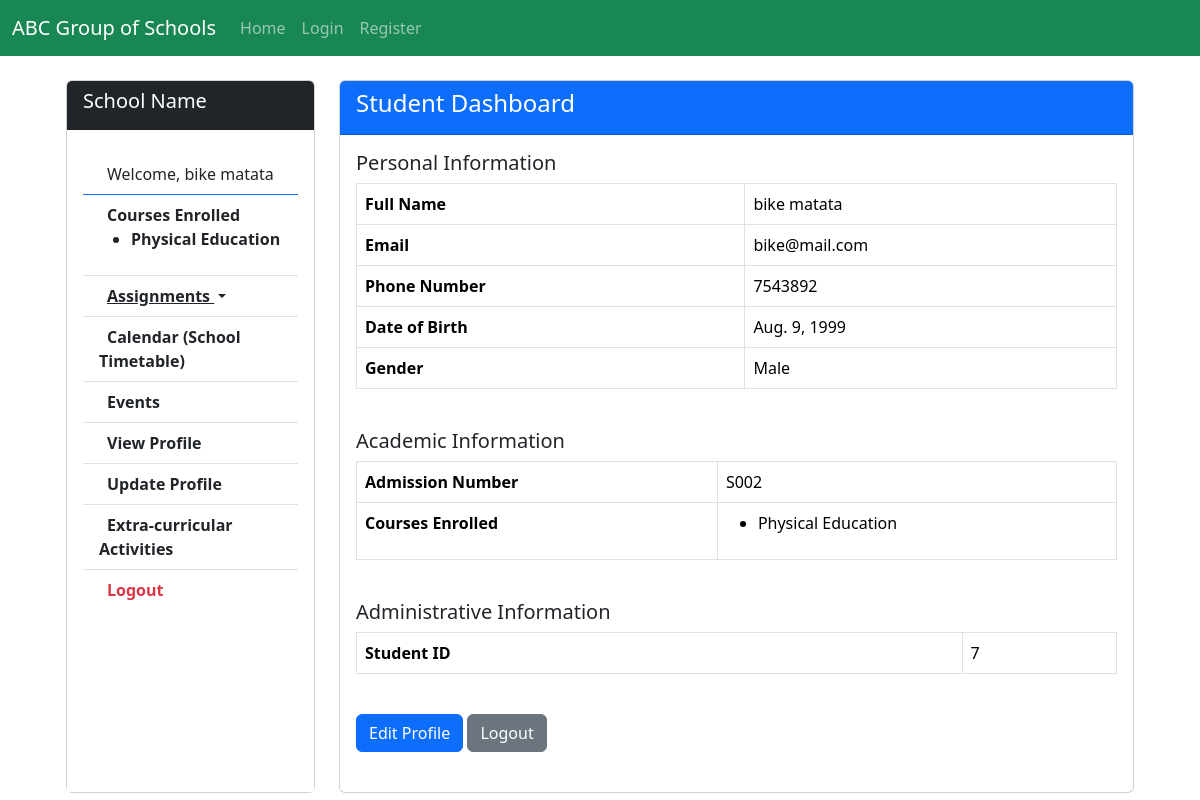
/student/student_dashboard/2, run on the app's committed database.
### student_management_app/models.py (models this page shows, shortened)
class Student(models.Model):
    user = models.OneToOneField(User, on_delete=models.CASCADE, null=False, blank=True)
    first_name = models.CharField(max_length=30)
    last_name = models.CharField(max_length=30)
    date_of_birth = models.DateField()
    admission_number = models.CharField(max_length=20, unique=True)
    date_admitted = models.DateField()
    address = models.TextField()
    gender = models.CharField(max_length=1, choices=[('M', 'Male'), ('F', 'Female')])
    guardian_name = models.CharField(max_length=100)
    guardian_contact = models.CharField(max_length=20)
    email = models.EmailField()
    phone = models.CharField(max_length=20)
    active = models.BooleanField(default=True)
    profile_picture = models.ImageField(upload_to='profile_pics/', blank=True, null=True)
    extra_curricular_activities = models.TextField(blank=True, null=True)

class Enrollment(models.Model):
    student = models.ForeignKey(Student, on_delete=models.CASCADE)
    course = models.ForeignKey(Course, on_delete=models.CASCADE)
    date_enrolled = models.DateField(auto_now_add=True)
    is_active = models.BooleanField(default=True)

class Course(models.Model):
    name = models.CharField(max_length=100, choices=[
        ('Mathematics', 'Mathematics - Course covering algebra, geometry, and calculus'),
        ('Science', 'Science - Course covering physics, chemistry, and biology'),
        ('English', 'English - Course covering literature, grammar, and composition'),
        ('History', 'History - Course covering ancient, medieval, and modern history'),
        ('Physical Education', 'Physical Education - Course focusing on physical fitness and sports'),
    ])
    description = models.TextField()

### student_management_app/views.py (the view)
# urls.py: path('student_dashboard/<int:student_id>', views.student_dashboard, name='student_dashboard'),
def student_dashboard(request, student_id):
    student = get_object_or_404(Student, id=student_id)
    enrolled_courses = student.enrollment_set.values_list('course', flat=True)
    assignments = Assignment.objects.filter(course__in=enrolled_courses)
    context = {
        'student': student,
        'assignments': assignments,
    }
    return render(request, 'student_management_app/student_dashboard.html', context)

### student_management_app/templates/student_management_app/student_dashboard.html (shortened to what this page needs)
{% extends 'events_management/base.html' %}
{% block content %}
<div class="container-fluid px-4">
    <div class="row">
        <div class="col-md-3">
            <div class="card mb-4 h-100">
                <div class="card-header bg-dark text-white">
                    <h5 class="card-title">School Name</h5>
                </div>
                <div class="card-body py-4 bg-white">
                    <div class="list-group list-group-flush">
                        <a href="#" class="list-group-item list-group-item-action bg-white text-dark active">
                             Welcome, {{ student.user.first_name }} {{ student.user.last_name }}
                        </a>
                        <a href="#" class="list-group-item list-group-item-action bg-white text-dark fw-bold">
                             Courses Enrolled
                            <ul class="pl-3">
                                {% for enrollment in student.enrollment_set.all %}
                                    <li>{{ enrollment.course.name }}</li>
                                {% empty %}
                                    <li>No courses enrolled.</li>
                                {% endfor %}
                            </ul>
                        </a>
                        <div class="list-group-item bg-white text-dark fw-bold">
                            <div class="dropdown">
                                <a class="dropdown-toggle text-dark" href="#" id="assignmentsDropdown" role="button" data-bs-toggle="dropdown" aria-expanded="false">
                                     Assignments
                                </a>
                            </div>
                        </div>
                        <a href="#" class="list-group-item list-group-item-action bg-white text-dark fw-bold">
                             Calendar (School Timetable)
                        </a>
                        <a href="{% url 'event_management:events_list' %}" class="list-group-item list-group-item-action bg-white text-dark fw-bold">
                             Events
                        </a>
                        <a href="{% url 'student_management_app:student_profile' student.id %}" class="list-group-item list-group-item-action bg-white text-dark fw-bold">
                             View Profile
                        </a>
                        <a href="{% url 'student_management_app:update_student_profile' student.id %}" class="list-group-item list-group-item-action bg-white text-dark fw-bold">
                             Update Profile
                        </a>
                        <a href="#" class="list-group-item list-group-item-action bg-white text-dark fw-bold">
                             Extra-curricular Activities
                        </a>
                        <a href="{% url 'student_management_app:logout' %}" class="list-group-item list-group-item-action bg-white text-danger fw-bold">
                             Logout
                        </a>
                    </div>
                </div>
            </div>
        </div>
        <div class="col-md-9">
            <div class="card mb-4 h-100">
                <div class="card-header bg-primary text-white">
                    <h4 class="card-title">Student Dashboard</h4>
                </div>
                <div class="card-body">
                    <h5 class="card-title">Personal Information</h5>
                    <div class="table-responsive">
                        <table class="table table-bordered">
                            <tbody>
                                <tr>
                                    <th>Full Name</th>
                                    <td>{{ student.user.first_name }} {{ student.user.last_name }}</td>
                                </tr>
                                <tr>
                                    <th>Email</th>
                                    <td>{{ student.user.email }}</td>
                                </tr>
                                <tr>
                                    <th>Phone Number</th>
                                    <td>{{ student.phone }}</td>
                                </tr>
                                <tr>
                                    <th>Date of Birth</th>
                                    <td>{{ student.date_of_birth }}</td>
                                </tr>
                                <tr>
                                    <th>Gender</th>
                                    <td>{{ student.get_gender_display }}</td>
                                </tr>
                            </tbody>
                        </table>
                    </div>
                    <h5 class="card-title mt-4">Academic Information</h5>
                    <div class="table-responsive">
                        <table class="table table-bordered">
                            <tbody>
                                <tr>
                                    <th>Admission Number</th>
                                    <td>{{ student.admission_number }}</td>
                                </tr>
                                <tr>
                                    <th>Courses Enrolled</th>
                                    <td>
                                        <ul>
                                            {% for enrollment in student.enrollment_set.all %}
                                                <li>{{ enrollment.course.name }}</li>
                                            {% empty %}
                                                <li>No courses enrolled.</li>
                                            {% endfor %}
                                        </ul>
                                    </td>
                                </tr>
                            </tbody>
                        </table>
                    </div>
                    <h5 class="card-title mt-4">Administrative Information</h5>
                    <div class="table-responsive">
                        <table class="table table-bordered">
                            <tbody>
                                <tr>
                                    <th>Student ID</th>
                                    <td>{{ student.user.id }}</td>
                                </tr>
                            </tbody>
                        </table>
                    </div>
                    <div class="mt-4">
                        <a class="btn btn-primary mr-2" href="{% url 'student_management_app:update_student_profile' student.id %}">Edit Profile</a>
                        <a class="btn btn-secondary" href="{% url 'student_management_app:logout' %}">Logout</a>
                    </div>
                </div>
            </div>
        </div>
    </div>
</div>
{% endblock %}

### data on the page
Student: user.first_name "bike", user.last_name "matata", user.email "bike@mail.com", phone "7543892", date_of_birth "Aug. 9, 1999", gender "Male", admission_number "S002", user.id "7"
Enrollment: course.name "Physical Education"
